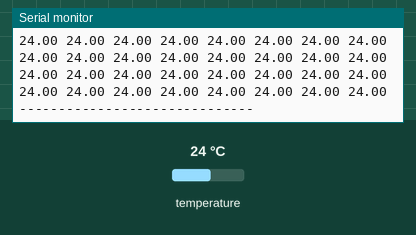
A sketch run on a simulated ESP32. On the bench: the last lines printed to the serial monitor. The inputs (shaded band) are chosen by the test bench; at power-on: temperature 24 °C.

Above: at 1.3 s.
1.4 s: temperature set to 12 °C
At 2.1 s:
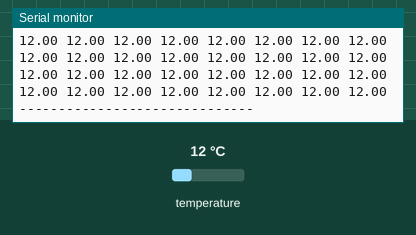
2.9 s: temperature set to 19 °C
At 3.7 s:
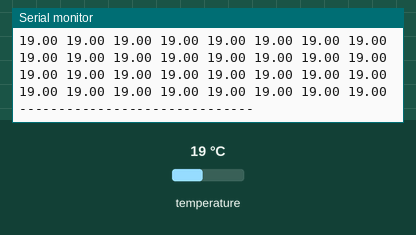
Timing chart, 0 to 5.9 s (numbered marks = the images above; inputs shaded):
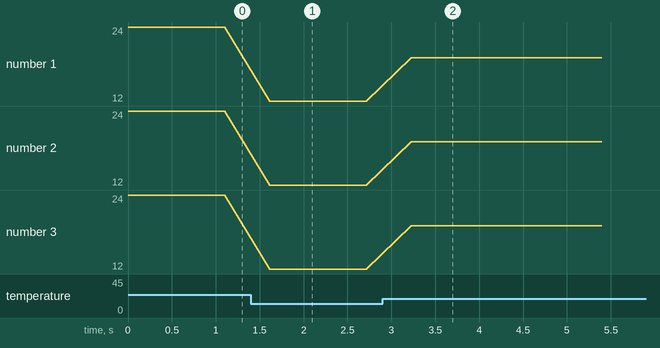

The sketch:

infaredtest.ino
```cpp
#include <Wire.h>
#include <Adafruit_AMG88xx.h>

Adafruit_AMG88xx amg;

void setup() {
  Serial.begin(115200);

  // ใช้ SDA กับ SCL ที่ GPIO 13 และ GPIO 14
  Wire.begin(13, 14);

  if (!amg.begin(0x68)) {
    Serial.println("Could not find a valid AMG88xx sensor, check wiring!");
    while (1);
  }

  Serial.println("AMG88xx sensor found!");
}

void loop() {
  float pixels[AMG88xx_PIXEL_ARRAY_SIZE];

  // อ่านข้อมูลจากเซ็นเซอร์
  amg.readPixels(pixels);

  // แสดงข้อมูลอุณหภูมิของแต่ละพิกเซล
  for (uint16_t i = 0; i < AMG88xx_PIXEL_ARRAY_SIZE; i++) {
    if (i % 8 == 0) Serial.println(); // ขึ้นบรรทัดใหม่ทุก 8 พิกเซล
    Serial.print(pixels[i], 2);
    Serial.print(" ");
  }
Serial.print("\n------------------------------");
  delay(500); // หน่วงเวลา 500ms ก่อนอ่านข้อมูลใหม่
}
```

Measured:
- after the input at 1.4 s, the serial monitor: prints a new line after 0.22 s (image 1)
- after the input at 2.9 s, the serial monitor: prints a new line after 0.33 s (image 2)
- plotted number 1: 24 → 12 after the input at 1.4 s, 12 → 19 after the input at 2.9 s
- plotted number 2: 24 → 12 after the input at 1.4 s, 12 → 19 after the input at 2.9 s
- plotted number 3: 24 → 12 after the input at 1.4 s, 12 → 19 after the input at 2.9 s
